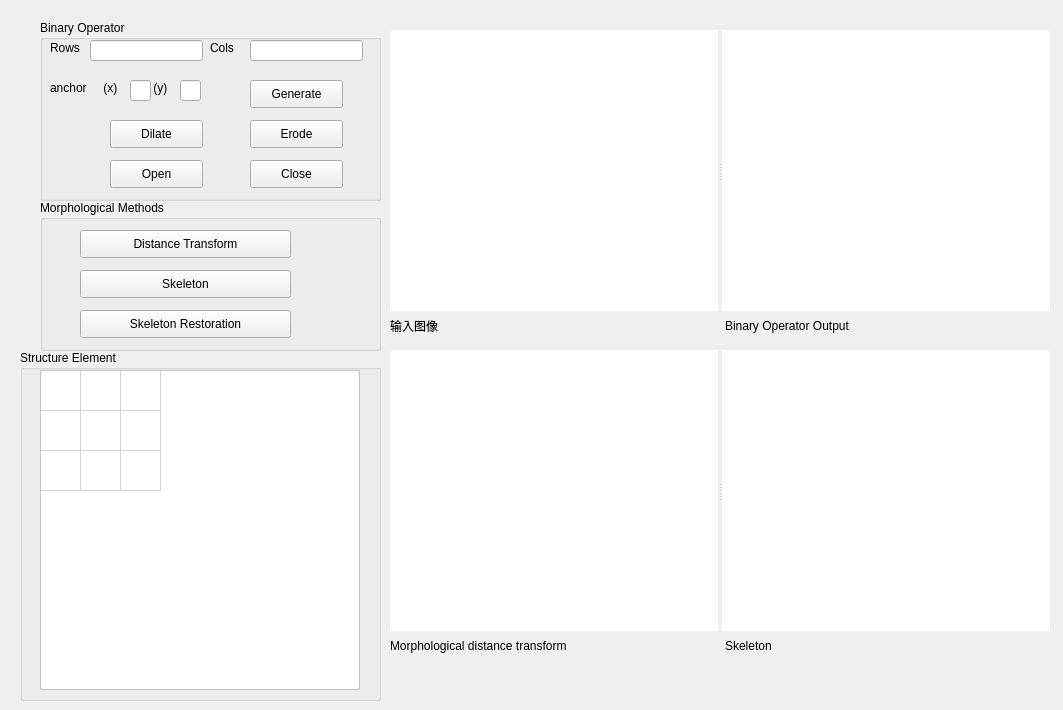
    <widget class="QWidget" name="page_3">
     <widget class="QWidget" name="layoutWidget_3">
      <property name="geometry">
       <rect>
        <x>390</x>
        <y>30</y>
        <width>664</width>
        <height>305</height>
       </rect>
      </property>
      <layout class="QGridLayout" name="displayLayout_31">
       <item row="0" column="0" colspan="2">
        <widget class="QSplitter" name="splitter_8">
         <property name="orientation">
          <enum>Qt::Horizontal</enum>
         </property>
         <widget class="QLabel" name="inImage_3">
          <property name="minimumSize">
           <size>
            <width>328</width>
            <height>281</height>
           </size>
          </property>
          <property name="maximumSize">
           <size>
            <width>328</width>
            <height>281</height>
           </size>
          </property>
          <property name="styleSheet">
           <string notr="true">background-color: rgb(255, 255, 255);</string>
          </property>
          <property name="text">
           <string/>
          </property>
         </widget>
         <widget class="QLabel" name="biOpOut">
          <property name="minimumSize">
           <size>
            <width>328</width>
            <height>281</height>
           </size>
          </property>
          <property name="maximumSize">
           <size>
            <width>328</width>
            <height>281</height>
           </size>
          </property>
          <property name="styleSheet">
           <string notr="true">background-color: rgb(255, 255, 255);</string>
          </property>
          <property name="text">
           <string/>
          </property>
         </widget>
        </widget>
       </item>
       <item row="1" column="0">
        <widget class="QLabel" name="inText_3">
         <property name="text">
          <string>输入图像</string>
         </property>
        </widget>
       </item>
       <item row="1" column="1">
        <widget class="QLabel" name="biOperatorText">
         <property name="text">
          <string>Binary Operator Output</string>
         </property>
        </widget>
       </item>
      </layout>
     </widget>
     <widget class="QWidget" name="layoutWidget_4">
      <property name="geometry">
       <rect>
        <x>390</x>
        <y>350</y>
        <width>664</width>
        <height>305</height>
       </rect>
      </property>
      <layout class="QGridLayout" name="displayLayout_32">
       <item row="0" column="0" colspan="2">
        <widget class="QSplitter" name="splitter_9">
         <property name="orientation">
          <enum>Qt::Horizontal</enum>
         </property>
         <widget class="QLabel" name="DSOut">
          <property name="minimumSize">
           <size>
            <width>328</width>
            <height>281</height>
           </size>
          </property>
          <property name="maximumSize">
           <size>
            <width>328</width>
            <height>281</height>
           </size>
          </property>
          <property name="styleSheet">
           <string notr="true">background-color: rgb(255, 255, 255);</string>
          </property>
          <property name="text">
           <string/>
          </property>
         </widget>
         <widget class="QLabel" name="skeleOut">
          <property name="minimumSize">
           <size>
            <width>328</width>
            <height>281</height>
           </size>
          </property>
          <property name="maximumSize">
           <size>
            <width>328</width>
            <height>281</height>
           </size>
          </property>
          <property name="styleSheet">
           <string notr="true">background-color: rgb(255, 255, 255);</string>
          </property>
          <property name="text">
           <string/>
          </property>
         </widget>
        </widget>
       </item>
       <item row="1" column="0">
        <widget class="QLabel" name="DSText">
         <property name="text">
          <string>Morphological distance transform</string>
         </property>
        </widget>
       </item>
       <item row="1" column="1">
        <widget class="QLabel" name="skeleText">
         <property name="text">
          <string>Skeleton</string>
         </property>
        </widget>
       </item>
      </layout>
     </widget>
     <widget class="QGroupBox" name="groupBox">
      <property name="geometry">
       <rect>
        <x>40</x>
        <y>20</y>
        <width>341</width>
        <height>181</height>
       </rect>
      </property>
      <property name="title">
       <string>Binary Operator</string>
      </property>
      <widget class="QPushButton" name="bwDilate">
       <property name="geometry">
        <rect>
         <x>70</x>
         <y>100</y>
         <width>93</width>
         <height>28</height>
        </rect>
       </property>
       <property name="text">
        <string>Dilate</string>
       </property>
      </widget>
      <widget class="QPushButton" name="bwErode">
       <property name="geometry">
        <rect>
         <x>210</x>
         <y>100</y>
         <width>93</width>
         <height>28</height>
        </rect>
       </property>
       <property name="text">
        <string>Erode</string>
       </property>
      </widget>
      <widget class="QPushButton" name="bwOpen">
       <property name="geometry">
        <rect>
         <x>70</x>
         <y>140</y>
         <width>93</width>
         <height>28</height>
        </rect>
       </property>
       <property name="text">
        <string>Open</string>
       </property>
      </widget>
      <widget class="QPushButton" name="bwClose">
       <property name="geometry">
        <rect>
         <x>210</x>
         <y>140</y>
         <width>93</width>
         <height>28</height>
        </rect>
       </property>
       <property name="text">
        <string>Close</string>
       </property>
      </widget>
      <widget class="QLineEdit" name="SEtableC">
       <property name="geometry">
        <rect>
         <x>210</x>
         <y>20</y>
         <width>113</width>
         <height>21</height>
        </rect>
       </property>
      </widget>
      <widget class="QLabel" name="label_7">
       <property name="geometry">
        <rect>
         <x>10</x>
         <y>20</y>
         <width>72</width>
         <height>15</height>
        </rect>
       </property>
       <property name="text">
        <string>Rows</string>
       </property>
      </widget>
      <widget class="QLineEdit" name="SEtableR">
       <property name="geometry">
        <rect>
         <x>50</x>
         <y>20</y>
         <width>113</width>
         <height>21</height>
        </rect>
       </property>
       <property name="text">
        <string/>
       </property>
      </widget>
      <widget class="QLabel" name="label_8">
       <property name="geometry">
        <rect>
         <x>170</x>
         <y>20</y>
         <width>72</width>
         <height>15</height>
        </rect>
       </property>
       <property name="text">
        <string>Cols</string>
       </property>
      </widget>
      <widget class="QPushButton" name="seButton">
       <property name="geometry">
        <rect>
         <x>210</x>
         <y>60</y>
         <width>93</width>
         <height>28</height>
        </rect>
       </property>
       <property name="text">
        <string>Generate</string>
       </property>
      </widget>
      <widget class="QLabel" name="label_9">
       <property name="geometry">
        <rect>
         <x>10</x>
         <y>60</y>
         <width>72</width>
         <height>15</height>
        </rect>
       </property>
       <property name="text">
        <string>anchor</string>
       </property>
      </widget>
      <widget class="QLineEdit" name="anchorX">
       <property name="geometry">
        <rect>
         <x>90</x>
         <y>60</y>
         <width>21</width>
         <height>21</height>
        </rect>
       </property>
       <property name="text">
        <string/>
       </property>
      </widget>
      <widget class="QLineEdit" name="anchorY">
       <property name="geometry">
        <rect>
         <x>140</x>
         <y>60</y>
         <width>21</width>
         <height>21</height>
        </rect>
       </property>
      </widget>
      <widget class="QLabel" name="label_10">
       <property name="geometry">
        <rect>
         <x>60</x>
         <y>60</y>
         <width>31</width>
         <height>16</height>
        </rect>
       </property>
       <property name="text">
        <string> (x)</string>
       </property>
      </widget>
      <widget class="QLabel" name="label_11">
       <property name="geometry">
        <rect>
         <x>110</x>
         <y>60</y>
         <width>31</width>
         <height>16</height>
        </rect>
       </property>
       <property name="text">
        <string> (y)</string>
       </property>
      </widget>
     </widget>
     <widget class="QGroupBox" name="groupBox_2">
      <property name="geometry">
       <rect>
        <x>40</x>
        <y>200</y>
        <width>341</width>
        <height>151</height>
       </rect>
      </property>
      <property name="title">
       <string>Morphological Methods</string>
      </property>
      <widget class="QPushButton" name="DSButton">
       <property name="geometry">
        <rect>
         <x>40</x>
         <y>30</y>
         <width>211</width>
         <height>28</height>
        </rect>
       </property>
       <property name="text">
        <string>Distance Transform</string>
       </property>
      </widget>
      <widget class="QPushButton" name="skeleButton">
       <property name="geometry">
        <rect>
         <x>40</x>
         <y>70</y>
         <width>211</width>
         <height>28</height>
        </rect>
       </property>
       <property name="text">
        <string>Skeleton</string>
       </property>
      </widget>
      <widget class="QPushButton" name="skeleRestorButton">
       <property name="geometry">
        <rect>
         <x>40</x>
         <y>110</y>
         <width>211</width>
         <height>28</height>
        </rect>
       </property>
       <property name="text">
        <string>Skeleton Restoration</string>
       </property>
      </widget>
     </widget>
     <widget class="QGroupBox" name="groupBox_9">
      <property name="geometry">
       <rect>
        <x>20</x>
        <y>350</y>
        <width>361</width>
        <height>351</height>
       </rect>
      </property>
      <property name="title">
       <string>Structure Element</string>
      </property>
      <widget class="QTableWidget" name="SEWidget">
       <property name="geometry">
        <rect>
         <x>20</x>
         <y>20</y>
         <width>320</width>
         <height>320</height>
        </rect>
       </property>
       <property name="font">
        <font>
         <pointsize>9</pointsize>
        </font>
       </property>
       <property name="styleSheet">
        <string notr="true">background-color: rgb(255, 255, 255);</string>
       </property>
       <property name="lineWidth">
        <number>1</number>
       </property>
       <property name="verticalScrollBarPolicy">
        <enum>Qt::ScrollBarAlwaysOff</enum>
       </property>
       <property name="horizontalScrollBarPolicy">
        <enum>Qt::ScrollBarAlwaysOff</enum>
       </property>
       <property name="autoScroll">
        <bool>true</bool>
       </property>
       <property name="tabKeyNavigation">
        <bool>true</bool>
       </property>
       <property name="gridStyle">
        <enum>Qt::SolidLine</enum>
       </property>
       <property name="rowCount">
        <number>3</number>
       </property>
       <attribute name="horizontalHeaderVisible">
        <bool>false</bool>
       </attribute>
       <attribute name="horizontalHeaderDefaultSectionSize">
        <number>40</number>
       </attribute>
       <attribute name="horizontalHeaderMinimumSectionSize">
        <number>10</number>
       </attribute>
       <attribute name="verticalHeaderVisible">
        <bool>false</bool>
       </attribute>
       <attribute name="verticalHeaderDefaultSectionSize">
        <number>40</number>
       </attribute>
       <attribute name="verticalHeaderHighlightSections">
        <bool>true</bool>
       </attribute>
       <attribute name="verticalHeaderMinimumSectionSize">
        <number>10</number>
       </attribute>
       <row>
        <property name="text">
         <string>1</string>
        </property>
       </row>
       <row>
        <property name="text">
         <string>2</string>
        </property>
       </row>
       <row>
        <property name="text">
         <string>3</string>
        </property>
       </row>
       <column>
        <property name="text">
         <string>1</string>
        </property>
        <property name="font">
         <font>
          <kerning>true</kerning>
         </font>
        </property>
       </column>
       <column>
        <property name="text">
         <string>2</string>
        </property>
       </column>
       <column>
        <property name="text">
         <string>3</string>
        </property>
       </column>
      </widget>
     </widget>
     <zorder>groupBox_9</zorder>
     <zorder>layoutWidget_3</zorder>
     <zorder>layoutWidget_4</zorder>
     <zorder>groupBox</zorder>
     <zorder>groupBox_2</zorder>
    </widget>
